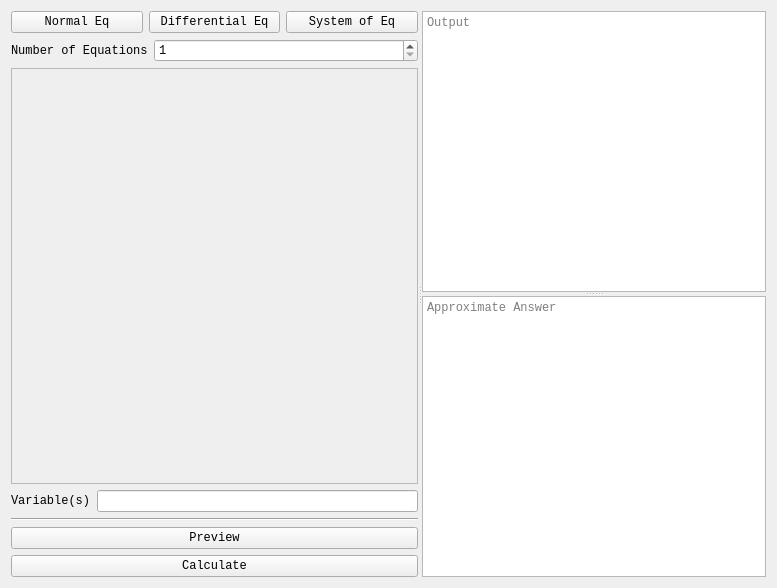
<?xml version="1.0" encoding="UTF-8"?>
<ui version="4.0">
 <class>Form</class>
 <widget class="QWidget" name="Form">
  <property name="geometry">
   <rect>
    <x>0</x>
    <y>0</y>
    <width>777</width>
    <height>588</height>
   </rect>
  </property>
  <property name="font">
   <font>
    <family>Courier New</family>
    <weight>50</weight>
    <bold>false</bold>
   </font>
  </property>
  <property name="windowTitle">
   <string>Form</string>
  </property>
  <property name="styleSheet">
   <string notr="true"/>
  </property>
  <layout class="QGridLayout" name="gridLayout">
   <item row="0" column="0">
    <widget class="QSplitter" name="splitter_3">
     <property name="orientation">
      <enum>Qt::Horizontal</enum>
     </property>
     <widget class="QWidget" name="layoutWidget">
      <layout class="QVBoxLayout" name="verticalLayout">
       <item>
        <widget class="QStackedWidget" name="eqStackedWidget">
         <property name="currentIndex">
          <number>2</number>
         </property>
         <widget class="QWidget" name="Normal">
          <layout class="QVBoxLayout" name="verticalLayout_2">
           <property name="leftMargin">
            <number>0</number>
           </property>
           <property name="topMargin">
            <number>0</number>
           </property>
           <property name="rightMargin">
            <number>0</number>
           </property>
           <property name="bottomMargin">
            <number>0</number>
           </property>
           <item>
            <layout class="QHBoxLayout" name="horizontalLayout_3">
             <property name="rightMargin">
              <number>0</number>
             </property>
             <item>
              <widget class="QPushButton" name="normalNormal">
               <property name="text">
                <string>Normal Eq</string>
               </property>
               <property name="checkable">
                <bool>true</bool>
               </property>
               <property name="checked">
                <bool>true</bool>
               </property>
               <property name="autoRepeat">
                <bool>false</bool>
               </property>
               <property name="autoExclusive">
                <bool>false</bool>
               </property>
              </widget>
             </item>
             <item>
              <widget class="QPushButton" name="normalDiff">
               <property name="mouseTracking">
                <bool>false</bool>
               </property>
               <property name="text">
                <string>Differential Eq</string>
               </property>
               <property name="checkable">
                <bool>true</bool>
               </property>
               <property name="autoRepeat">
                <bool>false</bool>
               </property>
               <property name="autoExclusive">
                <bool>false</bool>
               </property>
               <property name="autoDefault">
                <bool>false</bool>
               </property>
               <property name="default">
                <bool>false</bool>
               </property>
               <property name="flat">
                <bool>false</bool>
               </property>
              </widget>
             </item>
             <item>
              <widget class="QPushButton" name="normalSystem">
               <property name="text">
                <string>System of Eq</string>
               </property>
               <property name="checkable">
                <bool>true</bool>
               </property>
               <property name="autoExclusive">
                <bool>false</bool>
               </property>
              </widget>
             </item>
            </layout>
           </item>
           <item>
            <widget class="QSplitter" name="splitter_2">
             <property name="orientation">
              <enum>Qt::Vertical</enum>
             </property>
             <widget class="QTextEdit" name="EqNormalLeft">
              <property name="font">
               <font>
                <stylestrategy>PreferDefault</stylestrategy>
                <kerning>true</kerning>
               </font>
              </property>
              <property name="toolTip">
               <string>Left side of equation</string>
              </property>
              <property name="lineWrapMode">
               <enum>QTextEdit::NoWrap</enum>
              </property>
              <property name="placeholderText">
               <string>Left Side</string>
              </property>
             </widget>
             <widget class="QTextEdit" name="EqNormalRight">
              <property name="toolTip">
               <string>Right side of equation</string>
              </property>
              <property name="placeholderText">
               <string>Right side</string>
              </property>
             </widget>
            </widget>
           </item>
           <item>
            <layout class="QHBoxLayout" name="horizontalLayout_6">
             <item>
              <widget class="QLabel" name="label_2">
               <property name="minimumSize">
                <size>
                 <width>60</width>
                 <height>0</height>
                </size>
               </property>
               <property name="maximumSize">
                <size>
                 <width>60</width>
                 <height>16777215</height>
                </size>
               </property>
               <property name="toolTip">
                <string>Variable</string>
               </property>
               <property name="text">
                <string>Variable</string>
               </property>
              </widget>
             </item>
             <item>
              <widget class="QLineEdit" name="EqNormalVar">
               <property name="minimumSize">
                <size>
                 <width>0</width>
                 <height>25</height>
                </size>
               </property>
               <property name="toolTip">
                <string>Variable to solve for</string>
               </property>
               <property name="text">
                <string>x</string>
               </property>
              </widget>
             </item>
            </layout>
           </item>
           <item>
            <layout class="QHBoxLayout" name="horizontalLayout_2">
             <item>
              <widget class="QLabel" name="label">
               <property name="maximumSize">
                <size>
                 <width>60</width>
                 <height>16777215</height>
                </size>
               </property>
               <property name="text">
                <string>Domain</string>
               </property>
              </widget>
             </item>
             <item>
              <widget class="QComboBox" name="EqNormalDomain">
               <property name="minimumSize">
                <size>
                 <width>0</width>
                 <height>25</height>
                </size>
               </property>
               <property name="font">
                <font>
                 <family>Courier New</family>
                 <kerning>true</kerning>
                </font>
               </property>
               <property name="focusPolicy">
                <enum>Qt::WheelFocus</enum>
               </property>
               <property name="toolTip">
                <string>Domain of equation, only works on Solveset unless 'verify domain' is checked</string>
               </property>
               <property name="styleSheet">
                <string notr="true"/>
               </property>
               <property name="editable">
                <bool>false</bool>
               </property>
               <property name="currentIndex">
                <number>4</number>
               </property>
               <property name="frame">
                <bool>true</bool>
               </property>
               <item>
                <property name="text">
                 <string>Naturals</string>
                </property>
               </item>
               <item>
                <property name="text">
                 <string>Naturals0</string>
                </property>
               </item>
               <item>
                <property name="text">
                 <string>Integers</string>
                </property>
               </item>
               <item>
                <property name="text">
                 <string>Reals</string>
                </property>
               </item>
               <item>
                <property name="text">
                 <string>Complexes</string>
                </property>
               </item>
               <item>
                <property name="text">
                 <string>Interval(-oo, 0)</string>
                </property>
               </item>
              </widget>
             </item>
            </layout>
           </item>
           <item>
            <layout class="QHBoxLayout" name="horizontalLayout">
             <item>
              <widget class="QRadioButton" name="EqNormalSolve">
               <property name="toolTip">
                <string>Algebraically solves equations</string>
               </property>
               <property name="text">
                <string>Solve</string>
               </property>
               <property name="checkable">
                <bool>true</bool>
               </property>
               <property name="checked">
                <bool>true</bool>
               </property>
              </widget>
             </item>
             <item>
              <widget class="QRadioButton" name="EqNormalSolveSet">
               <property name="toolTip">
                <string>See SymPy 'Solveset' for more information</string>
               </property>
               <property name="text">
                <string>Solveset</string>
               </property>
              </widget>
             </item>
            </layout>
           </item>
          </layout>
         </widget>
         <widget class="QWidget" name="Diff">
          <layout class="QVBoxLayout" name="verticalLayout_3">
           <property name="leftMargin">
            <number>0</number>
           </property>
           <property name="topMargin">
            <number>0</number>
           </property>
           <property name="rightMargin">
            <number>0</number>
           </property>
           <property name="bottomMargin">
            <number>0</number>
           </property>
           <item>
            <layout class="QHBoxLayout" name="horizontalLayout_4">
             <property name="rightMargin">
              <number>0</number>
             </property>
             <item>
              <widget class="QPushButton" name="diffNormal">
               <property name="text">
                <string>Normal Eq</string>
               </property>
               <property name="checkable">
                <bool>true</bool>
               </property>
               <property name="checked">
                <bool>false</bool>
               </property>
               <property name="autoExclusive">
                <bool>false</bool>
               </property>
              </widget>
             </item>
             <item>
              <widget class="QPushButton" name="diffDiff">
               <property name="text">
                <string>Differential Eq</string>
               </property>
               <property name="checkable">
                <bool>true</bool>
               </property>
               <property name="checked">
                <bool>false</bool>
               </property>
               <property name="autoExclusive">
                <bool>false</bool>
               </property>
              </widget>
             </item>
             <item>
              <widget class="QPushButton" name="diffSystem">
               <property name="text">
                <string>System of Eq</string>
               </property>
               <property name="checkable">
                <bool>true</bool>
               </property>
               <property name="autoExclusive">
                <bool>false</bool>
               </property>
              </widget>
             </item>
            </layout>
           </item>
           <item>
            <widget class="QTextEdit" name="EqDiffLeft">
             <property name="toolTip">
              <string>Left side of equation, to type derivative use either f''(x) or SymPy's diff(). Previewing will show classifications</string>
             </property>
             <property name="html">
              <string>&lt;!DOCTYPE HTML PUBLIC &quot;-//W3C//DTD HTML 4.0//EN&quot; &quot;http://www.w3.org/TR/REC-html40/strict.dtd&quot;&gt;
&lt;html&gt;&lt;head&gt;&lt;meta name=&quot;qrichtext&quot; content=&quot;1&quot; /&gt;&lt;style type=&quot;text/css&quot;&gt;
p, li { white-space: pre-wrap; }
&lt;/style&gt;&lt;/head&gt;&lt;body style=&quot; font-family:'Courier New'; font-size:8.25pt; font-weight:400; font-style:normal;&quot;&gt;
&lt;p style=&quot;-qt-paragraph-type:empty; margin-top:0px; margin-bottom:0px; margin-left:0px; margin-right:0px; -qt-block-indent:0; text-indent:0px;&quot;&gt;&lt;br /&gt;&lt;/p&gt;&lt;/body&gt;&lt;/html&gt;</string>
             </property>
             <property name="placeholderText">
              <string>Left Side</string>
             </property>
            </widget>
           </item>
           <item>
            <widget class="QTextEdit" name="EqDiffRight">
             <property name="toolTip">
              <string>Right side of equation, to type derivative use either f''(x) or SymPy's diff(). Previewing will show classifications</string>
             </property>
             <property name="placeholderText">
              <string>Right Side</string>
             </property>
            </widget>
           </item>
           <item>
            <layout class="QHBoxLayout" name="horizontalLayout_12">
             <item>
              <widget class="QLabel" name="label_3">
               <property name="minimumSize">
                <size>
                 <width>56</width>
                 <height>0</height>
                </size>
               </property>
               <property name="text">
                <string>Hint</string>
               </property>
              </widget>
             </item>
             <item>
              <widget class="QLineEdit" name="EqDiffHint">
               <property name="toolTip">
                <string>The solving method that you want dsolve to use</string>
               </property>
              </widget>
             </item>
            </layout>
           </item>
           <item>
            <layout class="QHBoxLayout" name="horizontalLayout_5">
             <item>
              <widget class="QLabel" name="label_5">
               <property name="text">
                <string>Function</string>
               </property>
              </widget>
             </item>
             <item>
              <widget class="QLineEdit" name="EqDiffFunc">
               <property name="toolTip">
                <string>Function of one variable whose derivatives in that variable make up the ordinary differential equation</string>
               </property>
               <property name="text">
                <string>f(x)</string>
               </property>
              </widget>
             </item>
            </layout>
           </item>
          </layout>
         </widget>
         <widget class="QWidget" name="System">
          <layout class="QVBoxLayout" name="verticalLayout_4">
           <property name="leftMargin">
            <number>0</number>
           </property>
           <property name="topMargin">
            <number>0</number>
           </property>
           <property name="rightMargin">
            <number>0</number>
           </property>
           <property name="bottomMargin">
            <number>0</number>
           </property>
           <item>
            <layout class="QHBoxLayout" name="horizontalLayout_7">
             <property name="rightMargin">
              <number>0</number>
             </property>
             <item>
              <widget class="QPushButton" name="systemNormal">
               <property name="text">
                <string>Normal Eq</string>
               </property>
               <property name="checkable">
                <bool>true</bool>
               </property>
               <property name="autoExclusive">
                <bool>false</bool>
               </property>
              </widget>
             </item>
             <item>
              <widget class="QPushButton" name="systemDiff">
               <property name="text">
                <string>Differential Eq</string>
               </property>
               <property name="checkable">
                <bool>true</bool>
               </property>
               <property name="autoExclusive">
                <bool>false</bool>
               </property>
              </widget>
             </item>
             <item>
              <widget class="QPushButton" name="systemSystem">
               <property name="text">
                <string>System of Eq</string>
               </property>
               <property name="checkable">
                <bool>true</bool>
               </property>
               <property name="checked">
                <bool>false</bool>
               </property>
               <property name="autoExclusive">
                <bool>false</bool>
               </property>
              </widget>
             </item>
            </layout>
           </item>
           <item>
            <layout class="QHBoxLayout" name="horizontalLayout_8">
             <item>
              <widget class="QLabel" name="label_7">
               <property name="maximumSize">
                <size>
                 <width>137</width>
                 <height>16777215</height>
                </size>
               </property>
               <property name="text">
                <string>Number of Equations</string>
               </property>
              </widget>
             </item>
             <item>
              <widget class="QSpinBox" name="EqSysNo">
               <property name="minimum">
                <number>1</number>
               </property>
               <property name="maximum">
                <number>999</number>
               </property>
              </widget>
             </item>
            </layout>
           </item>
           <item>
            <widget class="QScrollArea" name="EqSysScroll">
             <property name="verticalScrollBarPolicy">
              <enum>Qt::ScrollBarAsNeeded</enum>
             </property>
             <property name="horizontalScrollBarPolicy">
              <enum>Qt::ScrollBarAsNeeded</enum>
             </property>
             <property name="sizeAdjustPolicy">
              <enum>QAbstractScrollArea::AdjustToContentsOnFirstShow</enum>
             </property>
             <property name="widgetResizable">
              <bool>true</bool>
             </property>
             <widget class="QWidget" name="scrollAreaWidgetContents">
              <property name="geometry">
               <rect>
                <x>0</x>
                <y>0</y>
                <width>400</width>
                <height>412</height>
               </rect>
              </property>
             </widget>
            </widget>
           </item>
           <item>
            <layout class="QHBoxLayout" name="horizontalLayout_9">
             <item>
              <widget class="QLabel" name="label_8">
               <property name="text">
                <string>Variable(s)</string>
               </property>
              </widget>
             </item>
             <item>
              <widget class="QLineEdit" name="EqSysVar"/>
             </item>
            </layout>
           </item>
          </layout>
         </widget>
        </widget>
       </item>
       <item>
        <widget class="Line" name="line">
         <property name="orientation">
          <enum>Qt::Horizontal</enum>
         </property>
        </widget>
       </item>
       <item>
        <widget class="QPushButton" name="EqPrev">
         <property name="toolTip">
          <string>Preview the equation</string>
         </property>
         <property name="text">
          <string>Preview</string>
         </property>
        </widget>
       </item>
       <item>
        <widget class="QPushButton" name="EqCalc">
         <property name="sizePolicy">
          <sizepolicy hsizetype="Minimum" vsizetype="Fixed">
           <horstretch>0</horstretch>
           <verstretch>0</verstretch>
          </sizepolicy>
         </property>
         <property name="toolTip">
          <string>Calculate the equation - Shift + Enter</string>
         </property>
         <property name="text">
          <string>Calculate</string>
         </property>
        </widget>
       </item>
      </layout>
      <zorder>line</zorder>
      <zorder>EqPrev</zorder>
      <zorder>EqCalc</zorder>
      <zorder>eqStackedWidget</zorder>
     </widget>
     <widget class="QSplitter" name="splitter">
      <property name="orientation">
       <enum>Qt::Vertical</enum>
      </property>
      <property name="childrenCollapsible">
       <bool>false</bool>
      </property>
      <widget class="QTextBrowser" name="EqOut">
       <property name="toolTip">
        <string>Exact answer of calculation</string>
       </property>
       <property name="lineWrapMode">
        <enum>QTextEdit::NoWrap</enum>
       </property>
       <property name="placeholderText">
        <string>Output</string>
       </property>
      </widget>
      <widget class="QTextBrowser" name="EqApprox">
       <property name="sizePolicy">
        <sizepolicy hsizetype="Expanding" vsizetype="Ignored">
         <horstretch>0</horstretch>
         <verstretch>0</verstretch>
        </sizepolicy>
       </property>
       <property name="toolTip">
        <string>Approximate answer of calculation</string>
       </property>
       <property name="placeholderText">
        <string>Approximate Answer</string>
       </property>
      </widget>
     </widget>
    </widget>
   </item>
  </layout>
 </widget>
 <resources/>
 <connections/>
</ui>
